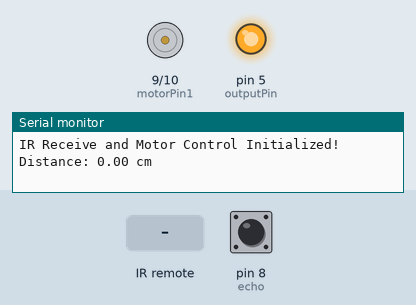
This sketch was run on a simulated Arduino Uno, built with avr-gcc and run on an emulated ATmega328P. Parts: motor-driver pin pairs drawn as motors (green arrow = first pin HIGH = forward, orange = second pin HIGH = backward, longer = more drive, scaled by the enable pin), output pins drawn as LEDs (lit = HIGH), the last lines printed to the serial monitor. Inputs (shaded band) come from the test bench; at power-on: pin 8 (echo) LOW. Pins used as bus, display or sensor lines are not drawn.

Above: at 1.2 s.
1.3 s: infrared code 0x1FE48B7 received
At 2.9 s:
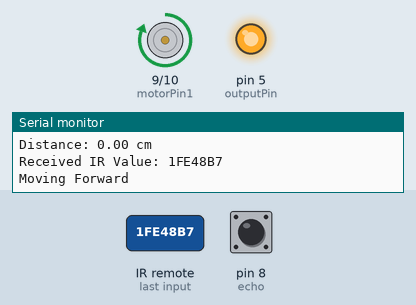
3.6 s: infrared code 0x1FE807F received
At 5.5 s:
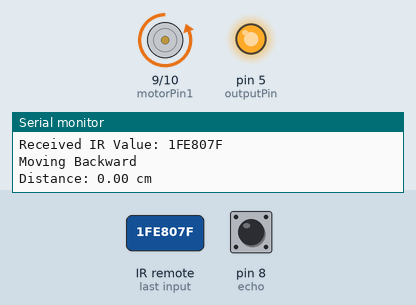
5.8 s: pin 8 (echo) pulsed HIGH 2 times (0.12 s each, 0.3 s apart)
At 6.7 s:
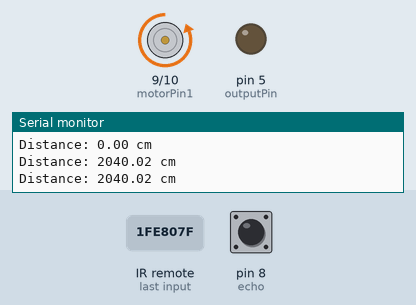
Timing chart, 0 to 8.8 s (numbered marks = the images above; inputs shaded):
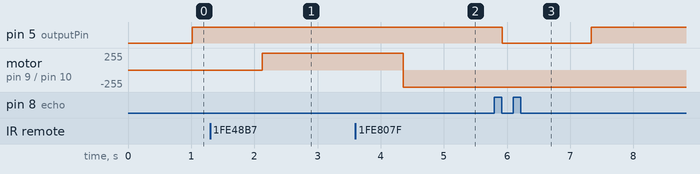

The sketch:

sensor_and_control.ino
```cpp
#include <IRremote.h>

// 핀 설정
const int IR_Receive_Pin = A0;
const int motorPin1 = 9;  // IN1 핀
const int motorPin2 = 10; // IN2 핀
const int enablePin = 11; // ENA 핀 (속도 제어용 PWM 핀)
const int trig = 7;       // Trig pin
const int echo = 8;       // Echo pin
const int outputPin = 5;  // Output pin for distance check

// 적외선 신호 정의
#define FORWARD_SIGNAL 0x1FE48B7  // 전진 신호
#define BACKWARD_SIGNAL 0x1FE807F // 후진 신호

IRrecv irrecv(IR_Receive_Pin);
decode_results results;

void setup() {
  Serial.begin(9600);  // 시리얼 통신 시작
  irrecv.enableIRIn();  // 적외선 리모컨 초기화

  // 핀 모드 설정
  pinMode(motorPin1, OUTPUT);
  pinMode(motorPin2, OUTPUT);
  pinMode(enablePin, OUTPUT);
  pinMode(trig, OUTPUT);
  pinMode(echo, INPUT);
  pinMode(outputPin, OUTPUT);

  Serial.println("IR Receive and Motor Control Initialized!");
}

void loop() {
  // 거리 측정
  float distance = getDistance();

  // 거리 체크 후 출력 핀 제어
  checkDistance(distance);

  // IR 리모컨 신호 처리
  if (irrecv.decode(&results)) {
    processIRSignal(results.value);
    irrecv.resume();  // 다음 신호를 받을 준비
  }

  delay(100); // 100ms 딜레이
}

// 초음파 센서를 사용하여 거리 측정
float getDistance() {
  digitalWrite(trig, LOW);
  delay(2);
  digitalWrite(trig, HIGH);
  delay(10);
  digitalWrite(trig, LOW);

  // Echo 핀에서 펄스 입력 측정
  float length = pulseIn(echo, HIGH);
  // 소리의 속도(340 m/s)를 사용하여 거리 계산 (cm 단위)
  return ((340 * length) / 10000) / 2;
}

// 측정된 거리가 50cm 이내일 경우 outputPin을 HIGH로 설정
void checkDistance(float distance) {
  Serial.print("Distance: ");
  Serial.print(distance);
  Serial.println(" cm");

  if (distance < 50) {
    digitalWrite(outputPin, HIGH);  // 50cm 이내일 때
  } else {
    digitalWrite(outputPin, LOW);   // 50cm 초과일 때
  }
}

// 적외선 신호에 따라 모터를 제어하는 함수
void processIRSignal(unsigned long irValue) {
  if (irValue != 0xFFFFFFFF) {
    Serial.print("Received IR Value: ");
    Serial.println(irValue, HEX);

    if (irValue == FORWARD_SIGNAL) {
      moveMotorForward();
    } else if (irValue == BACKWARD_SIGNAL) {
      moveMotorBackward();
    } else {
      stopMotor();
    }
  }
}

// 모터 전진
void moveMotorForward() {
  Serial.println("Moving Forward");
  digitalWrite(motorPin1, HIGH);
  digitalWrite(motorPin2, LOW);
  analogWrite(enablePin, 255); // 최대 속도
}

// 모터 후진
void moveMotorBackward() {
  Serial.println("Moving Backward");
  digitalWrite(motorPin1, LOW);
  digitalWrite(motorPin2, HIGH);
  analogWrite(enablePin, 255); // 최대 속도
}

// 모터 정지
void stopMotor() {
  Serial.println("Stopping Motor");
  digitalWrite(motorPin1, LOW);
  digitalWrite(motorPin2, LOW);
  analogWrite(enablePin, 0);   // 모터 정지
}
```

Measured:
- after the input at 1.3 s, motor on pin 9 (motorPin1) / pin 10 (motorPin2): stopped → forward 255/255 after 0.83 s
- after the input at 3.6 s, motor on pin 9 (motorPin1) / pin 10 (motorPin2): forward 255/255 → backward 255/255 after 0.75 s
- after the input at 5.8 s, pin 5 (outputPin): HIGH → LOW after 0.12 s, → HIGH 1.4 s later
